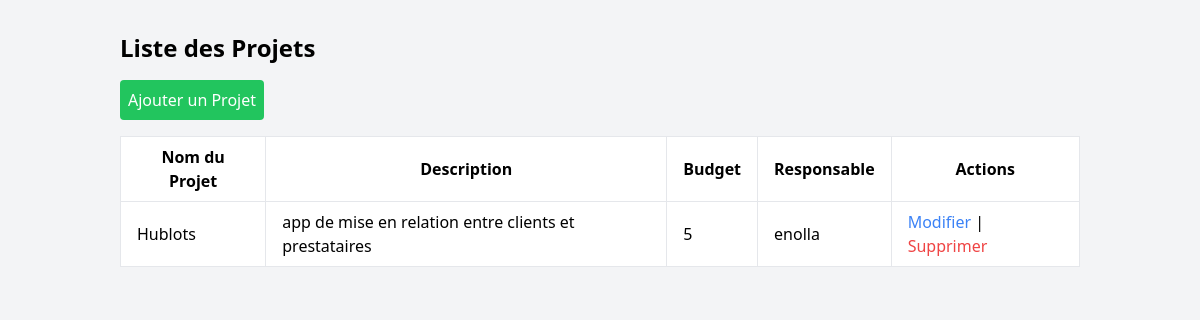
Page /admin/liste_projets.php on the committed database.
### tables this page shows
CREATE TABLE `projets` (
  `id` int(11) NOT NULL,
  `nom_projet` varchar(255) DEFAULT NULL,
  `description` text DEFAULT NULL,
  `budget` float DEFAULT NULL,
  `date_debut` date DEFAULT NULL,
  `date_fin` date DEFAULT NULL,
  `responsable_id` int(11) DEFAULT NULL,
  `date_creation` timestamp NOT NULL DEFAULT current_timestamp()
);

CREATE TABLE `utilisateurs` (
  `id` int(11) NOT NULL,
  `nom` varchar(100) DEFAULT NULL,
  `email` varchar(100) DEFAULT NULL,
  `mot_de_passe` varchar(255) DEFAULT NULL,
  `role` enum('product_owner','admin','scrum_master','developpeur','autre_role') NOT NULL,
  `date_creation` timestamp NOT NULL DEFAULT current_timestamp()
);

### admin/liste_projets.php (the view, shortened to what this page needs)
<?php
include '../includes/db.php';
$stmt = $pdo->query("SELECT p.*, u.nom AS responsable_nom FROM projets p JOIN utilisateurs u ON p.responsable_id = u.id");
$projets = $stmt->fetchAll(PDO::FETCH_ASSOC);
?>
<!DOCTYPE html>
<html lang="fr">
<head>
    <script src="https://cdn.tailwindcss.com"></script>
</head>
<body class="bg-gray-100">
    <div class="container mx-auto p-8">
        <h1 class="text-2xl font-bold mb-4">Liste des Projets</h1>
        <a href="ajouter_projet.php" class="bg-green-500 text-white p-2 rounded mb-4 inline-block">Ajouter un Projet</a>
        <table class="min-w-full bg-white">
            <thead>
                <tr>
                    <th class="py-2 px-4 border">Nom du Projet</th>
                    <th class="py-2 px-4 border">Description</th>
                    <th class="py-2 px-4 border">Budget</th>
                    <th class="py-2 px-4 border">Responsable</th>
                    <th class="py-2 px-4 border">Actions</th>
                </tr>
            </thead>
            <tbody>
                <?php foreach ($projets as $projet): ?>
                    <tr>
                        <td class="py-2 px-4 border"><?php echo htmlspecialchars($projet['nom_projet']); ?></td>
                        <td class="py-2 px-4 border"><?php echo htmlspecialchars($projet['description']); ?></td>
                        <td class="py-2 px-4 border"><?php echo htmlspecialchars($projet['budget']); ?></td>
                        <td class="py-2 px-4 border"><?php echo htmlspecialchars($projet['responsable_nom']); ?></td>
                        <td class="py-2 px-4 border">
                            <a href="modifier_projet.php?id=<?php echo $projet['id']; ?>" class="text-blue-500">Modifier</a> |
                            <a href="supprimer_projet.php?id=<?php echo $projet['id']; ?>" class="text-red-500">Supprimer</a>
                        </td>
                    </tr>
                <?php endforeach; ?>
            </tbody>
        </table>
    </div>
</body>
</html>

### rows in the picture
projets: nom_projet "Hublots", description "app de mise en relation entre clients et prestataires", budget "5", responsable.nom "enolla"
